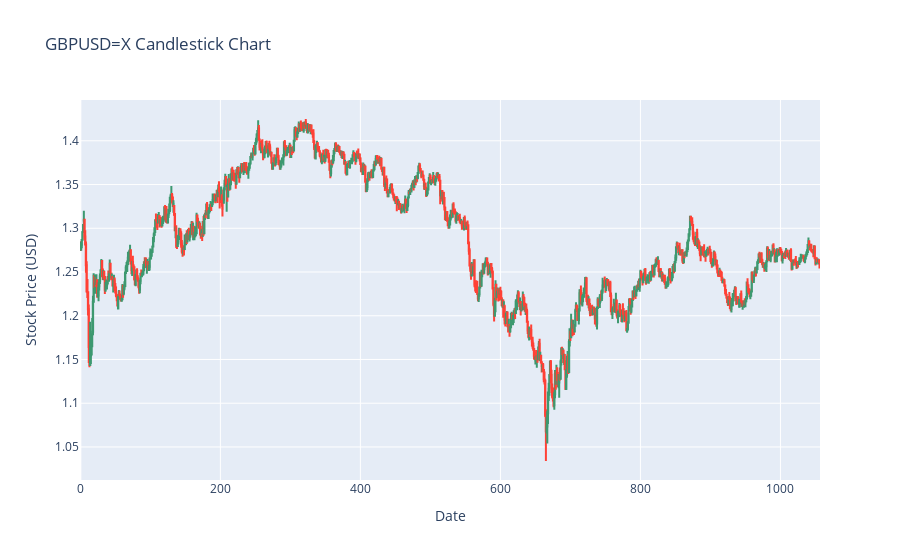

Notebook source saved alongside this figure:
### Code cell
candlestick = go.Figure(data=[go.Candlestick(x=df.index,
                                              open=df['Open'],
                                              high=df['High'],
                                              low=df['Low'],
                                              close=df['Close'])])

candlestick.update_layout(title=f'{symbol} Candlestick Chart',
                          xaxis_title='Date',
                          yaxis_title='Stock Price (USD)',
                          xaxis_rangeslider_visible=False)

candlestick.show()

fig = go.Figure()
fig.write_image("graphSample1.png")

### Figure 1 — Plotly figure (JSON) as saved in the notebook; plotly's stock layout.template omitted (floating-point values rounded to 4 significant figures; data arrays with more than 128 entries replaced by an {"elided": "..."} marker saying what was removed)
{"data": [{"close": {"elided": "1057 float values"}, "high": {"elided": "1057 float values"}, "low": {"elided": "1057 float values"}, "open": {"elided": "1057 float values"}, "type": "candlestick", "x": {"elided": "1057 int values"}}], "layout": {"title": {"text": "GBPUSD=X Candlestick Chart"}, "xaxis": {"rangeslider": {"visible": false}, "title": {"text": "Date"}}, "yaxis": {"title": {"text": "Stock Price (USD)"}}}}
